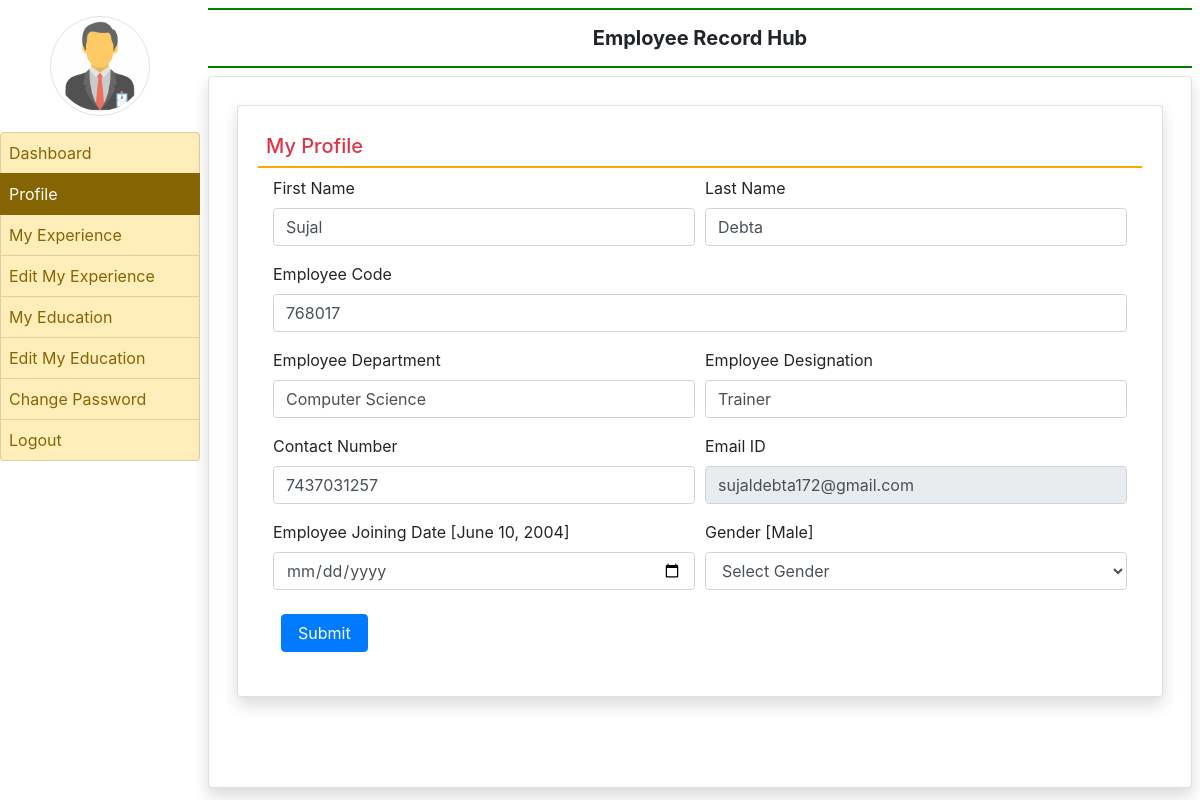
/profile/ (signed in), run on the app's committed database.
### employee/models.py (models this page shows, shortened)
class EmployeeDetail(models.Model):
    user = models.ForeignKey(User, on_delete=models.CASCADE, null=True)
    empcode = models.CharField(max_length=100, null=True)
    empdept = models.CharField(max_length=100,null=True)
    designation = models.CharField(max_length=100,null=True)
    contact = models.CharField(max_length=15, null=True)
    gender = models.CharField(max_length=20,null=True)
    joiningdate = models.DateField(null=True)

### employee/views.py (the view, shortened to what this page needs)
# urls.py: path('profile/',profile),
def profile(request):
    if not request.user.is_authenticated:
        return redirect('emp_login')
    error = ""
    user = request.user
    employee = EmployeeDetail.objects.get(user=user)
    d = {'error': error,'employee': employee}
    return render(request, 'profile.html',d)

### employee/templates/profile.html (shortened to what this page needs)
{% extends 'emp_base.html' %}
{% block main  %}
<div class="card shadow m-2">
    <div class="card-body">
        <h5 class="p-2 text-danger" style="border-bottom: 2px solid orange;">My Profile</h5>
<div class="container-fluid">
<form method="POST" name = "signup" onsubmit="return checkpass();">
    <div class="form-row">
        <div class="col-sm-6">
            <div class="form-group">
                <label>First Name</label>
                <input type="text" name="firstname" placeholder="Enter First Name"  class="form-control"  value="{{employee.user.first_name}}" pattern="[A-Za-z]+">
            </div>
        </div>
        <div class="col-sm-6">
            <div class="form-group">
                <label>Last Name</label>
                <input type="text" name="lastname" placeholder="Enter Last Name"  class="form-control" value="{{employee.user.last_name}}" pattern="[A-Za-z]+">
            </div>
        </div>
        <div class="col-sm-12">
            <div class="form-group">
                <label>Employee Code</label>
                <input type="text" name="empcode" value="{{employee.empcode}}" placeholder="Employee Code" required class="form-control" pattern="[0-9]+">
            </div>
        </div>
        <div class="col-sm-6">
            <div class="form-group">
                <label>Employee Department</label>
                <input type="text" name="department" value="{{employee.empdept}}" placeholder="Department" required class="form-control">
            </div>
        </div>
         <div class="col-sm-6">
            <div class="form-group">
                <label>Employee Designation</label>
                <input type="text" name="designation" value="{{employee.designation}}" placeholder="Designation" class="form-control">
            </div>
        </div>
        <div class="col-sm-6">
            <div class="form-group">
                <label>Contact Number</label>
                <input type="text" name="contact" placeholder="Contact Number"  value="{{employee.contact}}" class="form-control">
            </div>
        </div>
        <div class="col-sm-6">
            <div class="form-group">
                <label>Email ID</label>
                <input type="email" name="emailid" value = "{{employee.user.username}}" placeholder="Email ID"  class="form-control" readonly>
            </div>
        </div>
         <div class="col-sm-6">
            <div class="form-group">
                <label>Employee Joining Date [{{employee.joiningdate}}]</label>
                <input type="date" name="jdate" class="form-control">
            </div>
        </div>
         <div class="col-sm-6">
            <div class="form-group">
                <label>Gender [{{employee.gender}}]</label>
                <select name="gender" class="form-control">
                <option value="None">Select Gender</option>
            </select>
            </div>
        </div>
    </div>
    <input type="submit" value="Submit" class="m-2 px-3 btn btn-primary">
</form>
</div>
</div>
</div>
{% endblock %}

### data on the page
EmployeeDetail: firstname "Sujal", lastname "Debta", empcode "768017", department "Computer Science", designation "Trainer", contact "7437031257", emailid "sujaldebta172@gmail.com", joiningdate "June 10, 2004", gender "Male"
